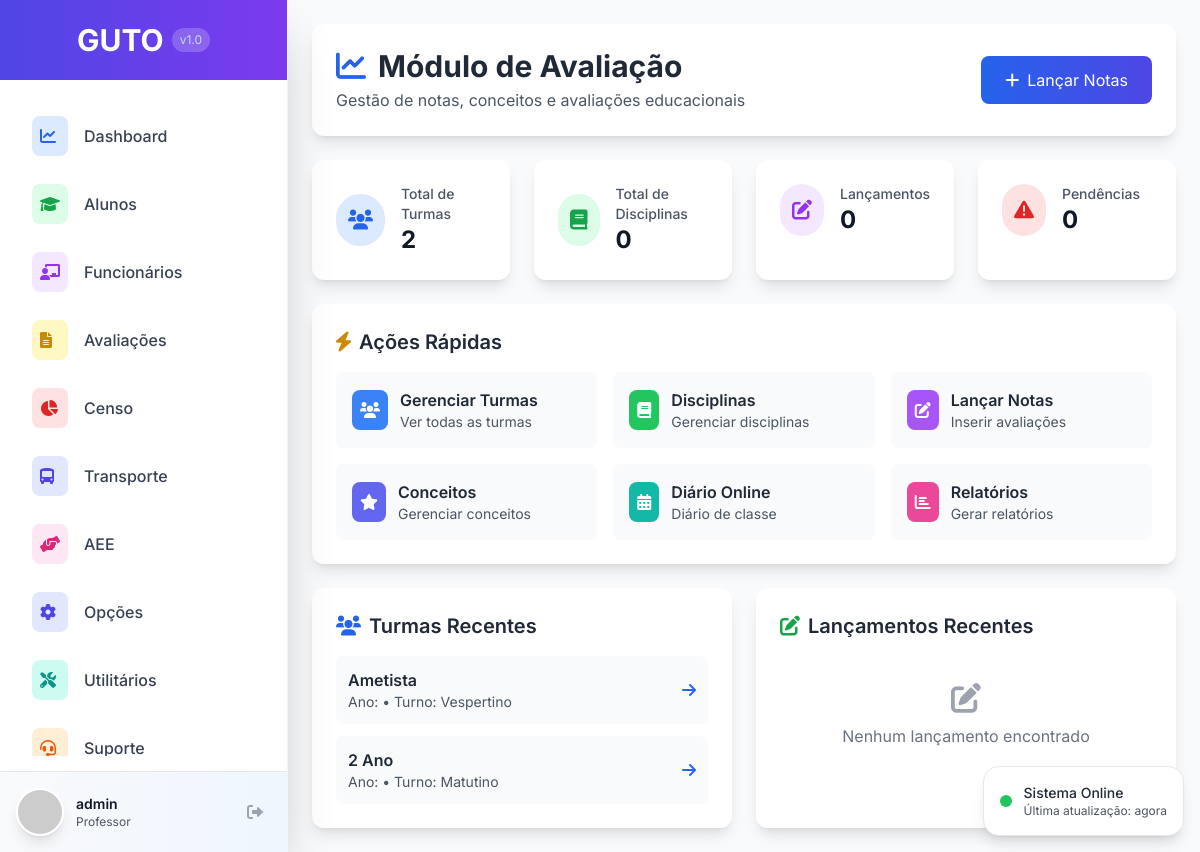
The app's page /avaliacao/ (signed in), older data.
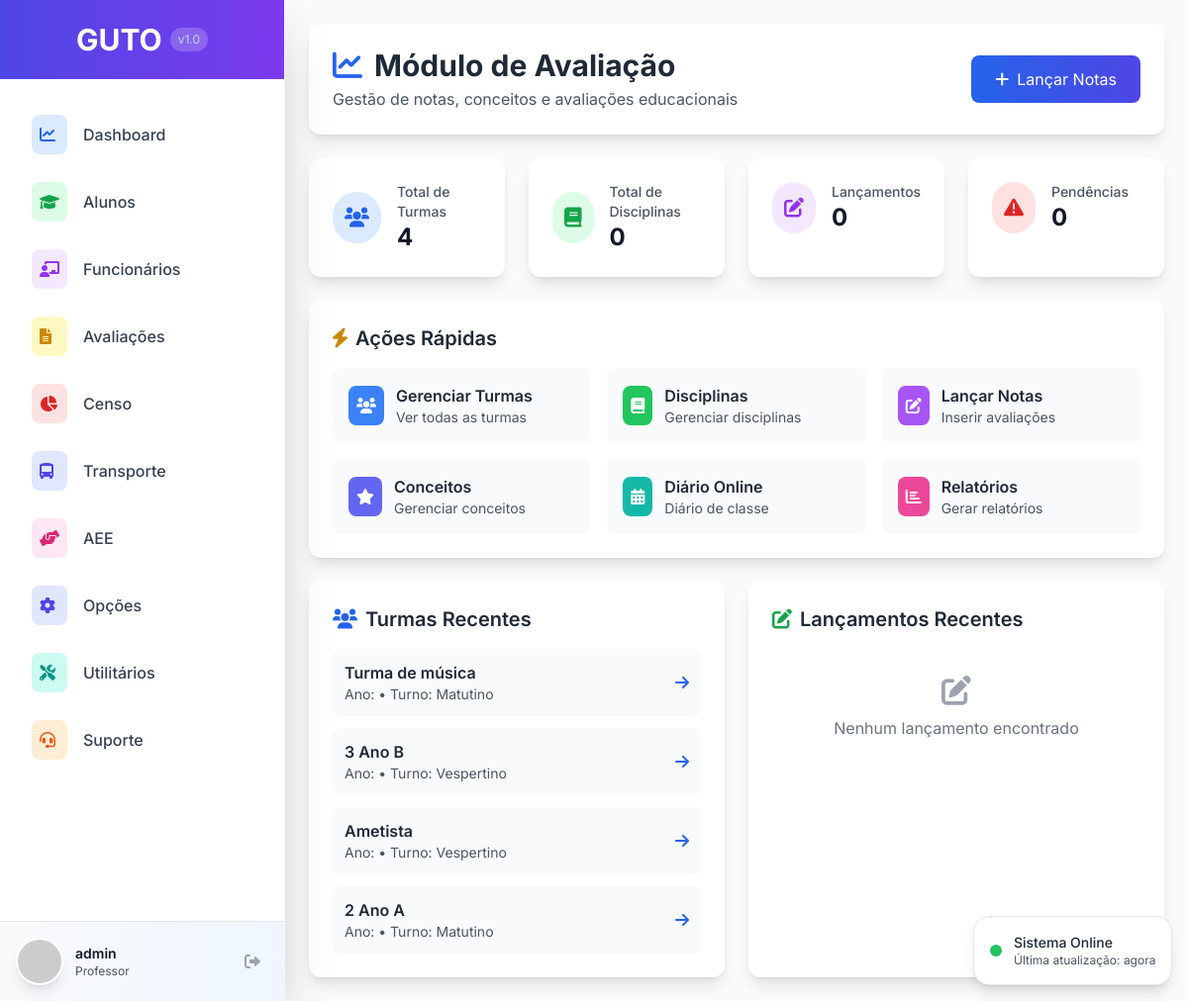
The same page, newer data.
### avaliacao/models.py (models this page shows, shortened)
class Turma(models.Model):
    TIPO_ENSINO_CHOICES = [
        ('EDUCACAO_INFANTIL', 'Educação Infantil'),
        ('ENSINO_FUNDAMENTAL_I', 'Ensino Fundamental I'),
        ('ENSINO_FUNDAMENTAL_II', 'Ensino Fundamental II'),
        ('ENSINO_MEDIO', 'Ensino Médio'),
        ('EJA', 'Educação de Jovens e Adultos'),
        ('TECNICO', 'Técnico'),
    ]
    ANO_SERIE_CHOICES = [
        ('BERÇARIO', 'Berçário'),
        ('MATERNAL_I', 'Maternal I'),
        ('MATERNAL_II', 'Maternal II'),
        ('PRE_I', 'Pré I'),
        ('PRE_II', 'Pré II'),
        ('1_ANO', '1º Ano'),
        ('2_ANO', '2º Ano'),
        ('3_ANO', '3º Ano'),
        ('4_ANO', '4º Ano'),
        ('5_ANO', '5º Ano'),
        ('6_ANO', '6º Ano'),
        ('7_ANO', '7º Ano'),
        ('8_ANO', '8º Ano'),
        ('9_ANO', '9º Ano'),
        ('1_SERIE', '1ª Série'),
        ('2_SERIE', '2ª Série'),
        ('3_SERIE', '3ª Série'),
    ]
    TURNO_CHOICES = [
        ('MATUTINO', 'Matutino'),
        ('VESPERTINO', 'Vespertino'),
        ('NOTURNO', 'Noturno'),
        ('INTEGRAL', 'Integral'),
    ]
    nome = models.CharField(max_length=255, verbose_name="Nome da Turma")
    periodo_letivo = models.CharField(max_length=4, default=str(date.today().year), verbose_name="Período Letivo")
    tipo_ensino = models.CharField(max_length=50, choices=TIPO_ENSINO_CHOICES, verbose_name="Tipo de Ensino")
    ano_serie = models.CharField(max_length=50, choices=ANO_SERIE_CHOICES, verbose_name="Ano/Série")
    turno = models.CharField(max_length=20, choices=TURNO_CHOICES, verbose_name="Turno")
    diario_fechado = models.BooleanField(default=False, verbose_name="Diário Fechado")
    vagas_total = models.IntegerField(default=30, verbose_name="Total de Vagas")
    data_criacao = models.DateTimeField(auto_now_add=True, verbose_name="Data de Criação", null=True, blank=True)
    usuario_criacao = models.ForeignKey(User, on_delete=models.PROTECT, verbose_name="Criado por", null=True, blank=True)
    class Meta:
        verbose_name = "Turma"
        verbose_name_plural = "Turmas"
        unique_together = ['nome', 'periodo_letivo']
        ordering = ['periodo_letivo', 'ano_serie', 'nome']

### avaliacao/views.py (the view)
# urls.py: path('', views.avaliacao_home, name='avaliacao_home'),
@login_required
def avaliacao_home(request):
    total_turmas = Turma.objects.count()
    total_disciplinas = Disciplina.objects.count()
    total_lancamentos = LancamentoNota.objects.count()
    pendencias = PendenciaAvaliacao.objects.filter(resolvida=False).count()
    turmas_recentes = Turma.objects.order_by('-id')[:5]
    lancamentos_recentes = LancamentoNota.objects.order_by('-data_lancamento')[:5]
    context = {
        'total_turmas': total_turmas,
        'total_disciplinas': total_disciplinas,
        'total_lancamentos': total_lancamentos,
        'pendencias': pendencias,
        'turmas_recentes': turmas_recentes,
        'lancamentos_recentes': lancamentos_recentes,
    }
    return render(request, 'avaliacao/home.html', context)

### templates/avaliacao/home.html (shortened to what the changed rows need)
{% extends 'base.html' %}
{% block content %}
<div class="space-y-6">
    <div class="bg-white rounded-xl shadow-lg p-6">
        <div class="flex items-center justify-between">
            <div>
                <h1 class="text-3xl font-bold text-gray-800">
                    <i class="fas fa-chart-line text-blue-600 mr-3"></i>Módulo de Avaliação
                </h1>
            </div>
        </div>
    </div>
    <div class="grid grid-cols-1 md:grid-cols-2 lg:grid-cols-4 gap-6">
        <div class="bg-white rounded-xl shadow-lg p-6">
            <div class="flex items-center">
                <div class="ml-4">
                    <p class="text-sm font-medium text-gray-600">Total de Turmas</p>
                    <p class="text-2xl font-bold text-gray-900">{{ total_turmas }}</p>
                </div>
            </div>
        </div>
    </div>
    <div class="bg-white rounded-xl shadow-lg p-6">
        <h2 class="text-xl font-semibold text-gray-800 mb-4">
            <i class="fas fa-bolt text-yellow-600 mr-2"></i>Ações Rápidas
        </h2>
    </div>
    <div class="grid grid-cols-1 lg:grid-cols-2 gap-6">
        <div class="bg-white rounded-xl shadow-lg p-6">
            <h2 class="text-xl font-semibold text-gray-800 mb-4">
                <i class="fas fa-users text-blue-600 mr-2"></i>Turmas Recentes
            </h2>
            {% if turmas_recentes %}
                <div class="space-y-3">
                    {% for turma in turmas_recentes %}
                        <div class="flex items-center justify-between p-3 bg-gray-50 rounded-lg">
                            <div>
                                <p class="font-semibold text-gray-800">{{ turma.nome }}</p>
                                <p class="text-sm text-gray-600">Ano: {{ turma.ano }} • Turno: {{ turma.get_turno_display }}</p>
                            </div>
                            <a href="{% url 'avaliacao:turmas_list' %}?turma={{ turma.id }}" class="text-blue-600 hover:text-blue-800">
                                <i class="fas fa-arrow-right"></i>
                            </a>
                        </div>
                    {% endfor %}
                </div>
            {% else %}
                <div class="text-center py-6">
                    <i class="fas fa-users text-gray-400 text-3xl mb-2"></i>
                    <p class="text-gray-500">Nenhuma turma cadastrada</p>
                </div>
            {% endif %}
        </div>
        <div class="bg-white rounded-xl shadow-lg p-6">
            <h2 class="text-xl font-semibold text-gray-800 mb-4">
                <i class="fas fa-edit text-green-600 mr-2"></i>Lançamentos Recentes
            </h2>
        </div>
    </div>
</div>
{% endblock %}

Row changes from the older to the newer data that the page shows:
added Turma: nome "Turma de música", turno "Matutino"
added Turma: nome "3 Ano B", turno "Vespertino"
changed Turma: nome "2 Ano" → "2 Ano A"
Text that changed along with them:
{{ total_turmas }}: "2" → "4"
